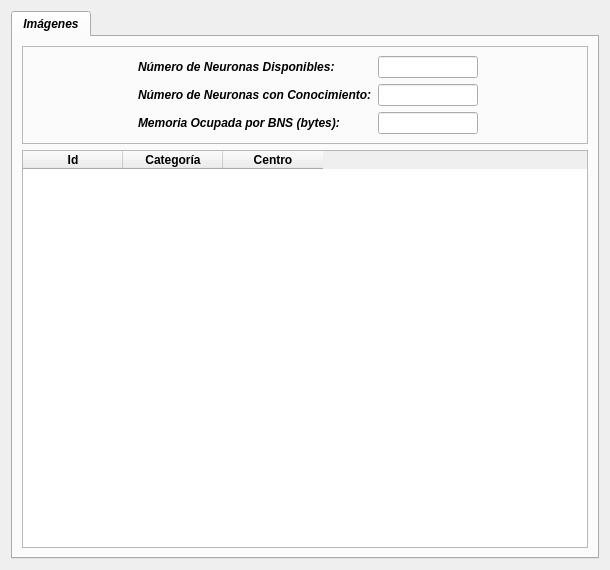
<?xml version="1.0" encoding="UTF-8"?>
<ui version="4.0">
 <class>DialogTableOfWord</class>
 <widget class="QDialog" name="DialogTableOfWord">
  <property name="geometry">
   <rect>
    <x>0</x>
    <y>0</y>
    <width>610</width>
    <height>570</height>
   </rect>
  </property>
  <property name="minimumSize">
   <size>
    <width>610</width>
    <height>570</height>
   </size>
  </property>
  <property name="maximumSize">
   <size>
    <width>610</width>
    <height>570</height>
   </size>
  </property>
  <property name="windowTitle">
   <string>Tabulacion De BNS</string>
  </property>
  <property name="windowIcon">
   <iconset resource="../imageResource.qrc">
    <normaloff>:/icons/tableNeuron.png</normaloff>:/icons/tableNeuron.png</iconset>
  </property>
  <layout class="QGridLayout" name="gridLayout">
   <item row="0" column="0">
    <widget class="QTabWidget" name="qTabWidget">
     <property name="maximumSize">
      <size>
       <width>16770000</width>
       <height>16777215</height>
      </size>
     </property>
     <property name="font">
      <font>
       <weight>75</weight>
       <italic>true</italic>
       <bold>true</bold>
      </font>
     </property>
     <property name="toolTip">
      <string/>
     </property>
     <property name="tabShape">
      <enum>QTabWidget::Rounded</enum>
     </property>
     <property name="currentIndex">
      <number>0</number>
     </property>
     <widget class="QWidget" name="tab">
      <property name="toolTip">
       <string>Bloque Neuronal de Vista</string>
      </property>
      <attribute name="title">
       <string>Imágenes</string>
      </attribute>
      <layout class="QGridLayout" name="gridLayout_5">
       <item row="0" column="0">
        <widget class="QFrame" name="table">
         <property name="frameShape">
          <enum>QFrame::StyledPanel</enum>
         </property>
         <property name="frameShadow">
          <enum>QFrame::Raised</enum>
         </property>
         <layout class="QGridLayout" name="gridLayout_3">
          <item row="0" column="0">
           <layout class="QFormLayout" name="formLayout">
            <property name="fieldGrowthPolicy">
             <enum>QFormLayout::AllNonFixedFieldsGrow</enum>
            </property>
            <property name="formAlignment">
             <set>Qt::AlignHCenter|Qt::AlignTop</set>
            </property>
            <item row="0" column="0">
             <widget class="QLabel" name="labelNumNeuron">
              <property name="text">
               <string>Número de Neuronas Disponibles:</string>
              </property>
             </widget>
            </item>
            <item row="0" column="1">
             <widget class="QLineEdit" name="lineEditNumNeuron">
              <property name="maximumSize">
               <size>
                <width>100</width>
                <height>16777215</height>
               </size>
              </property>
              <property name="alignment">
               <set>Qt::AlignCenter</set>
              </property>
              <property name="readOnly">
               <bool>true</bool>
              </property>
             </widget>
            </item>
            <item row="1" column="0">
             <widget class="QLabel" name="labelPtr">
              <property name="text">
               <string>Número de Neuronas con Conocimiento:</string>
              </property>
             </widget>
            </item>
            <item row="1" column="1">
             <widget class="QLineEdit" name="lineEditPtr">
              <property name="maximumSize">
               <size>
                <width>100</width>
                <height>16777215</height>
               </size>
              </property>
              <property name="alignment">
               <set>Qt::AlignCenter</set>
              </property>
              <property name="readOnly">
               <bool>true</bool>
              </property>
             </widget>
            </item>
            <item row="2" column="0">
             <widget class="QLabel" name="labelMem">
              <property name="text">
               <string>Memoria Ocupada por BNS (bytes):</string>
              </property>
             </widget>
            </item>
            <item row="2" column="1">
             <widget class="QLineEdit" name="lineEditMem">
              <property name="maximumSize">
               <size>
                <width>100</width>
                <height>16777215</height>
               </size>
              </property>
              <property name="alignment">
               <set>Qt::AlignCenter</set>
              </property>
              <property name="readOnly">
               <bool>true</bool>
              </property>
             </widget>
            </item>
           </layout>
          </item>
         </layout>
        </widget>
       </item>
       <item row="1" column="0">
        <layout class="QVBoxLayout" name="verticalLayout">
         <item>
          <widget class="QTableWidget" name="tableWidget">
           <property name="editTriggers">
            <set>QAbstractItemView::NoEditTriggers</set>
           </property>
           <property name="alternatingRowColors">
            <bool>true</bool>
           </property>
           <column>
            <property name="text">
             <string>Id</string>
            </property>
            <property name="toolTip">
             <string>Identificador De neurona</string>
            </property>
            <property name="font">
             <font>
              <weight>75</weight>
              <bold>true</bold>
             </font>
            </property>
            <property name="textAlignment">
             <set>AlignHCenter|AlignVCenter|AlignCenter</set>
            </property>
           </column>
           <column>
            <property name="text">
             <string>Categoría</string>
            </property>
            <property name="toolTip">
             <string>Clase que reconoce Neurona</string>
            </property>
            <property name="font">
             <font>
              <weight>75</weight>
              <bold>true</bold>
             </font>
            </property>
            <property name="textAlignment">
             <set>AlignHCenter|AlignVCenter|AlignCenter</set>
            </property>
           </column>
           <column>
            <property name="text">
             <string>Centro</string>
            </property>
            <property name="toolTip">
             <string>Centro De Neurona</string>
            </property>
            <property name="font">
             <font>
              <weight>75</weight>
              <bold>true</bold>
             </font>
            </property>
            <property name="textAlignment">
             <set>AlignHCenter|AlignVCenter|AlignCenter</set>
            </property>
           </column>
          </widget>
         </item>
        </layout>
       </item>
      </layout>
     </widget>
    </widget>
   </item>
  </layout>
 </widget>
 <resources>
  <include location="../imageResource.qrc"/>
 </resources>
 <connections/>
</ui>
